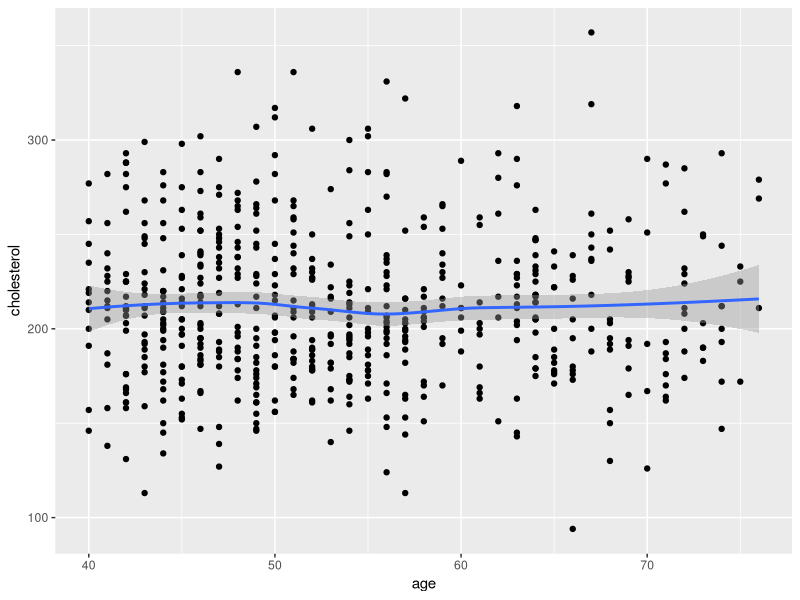
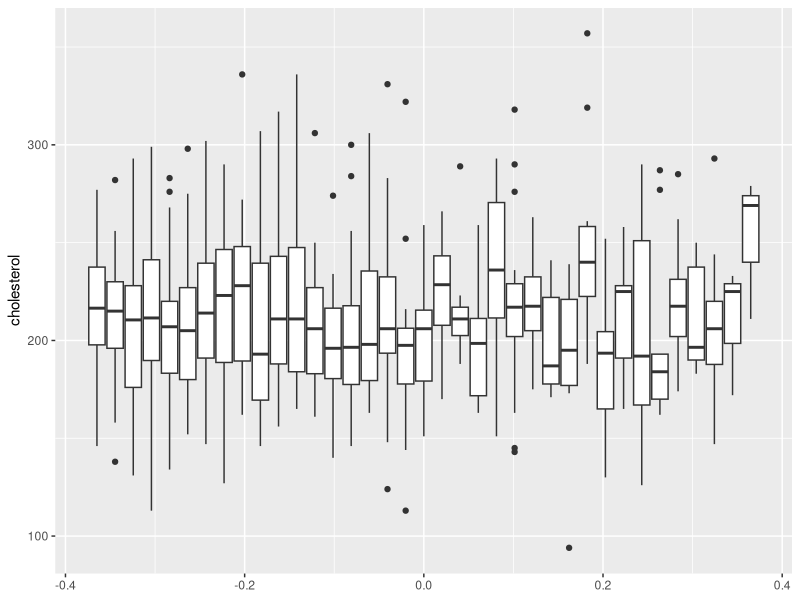
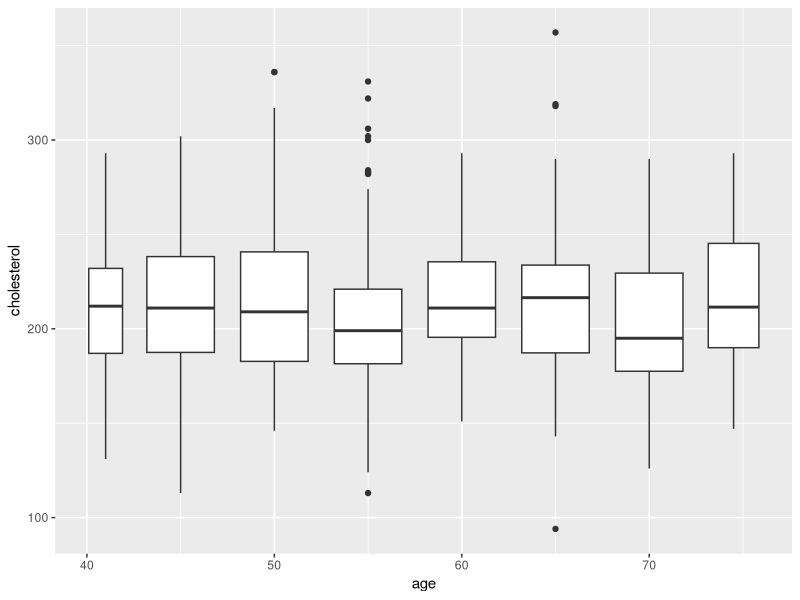
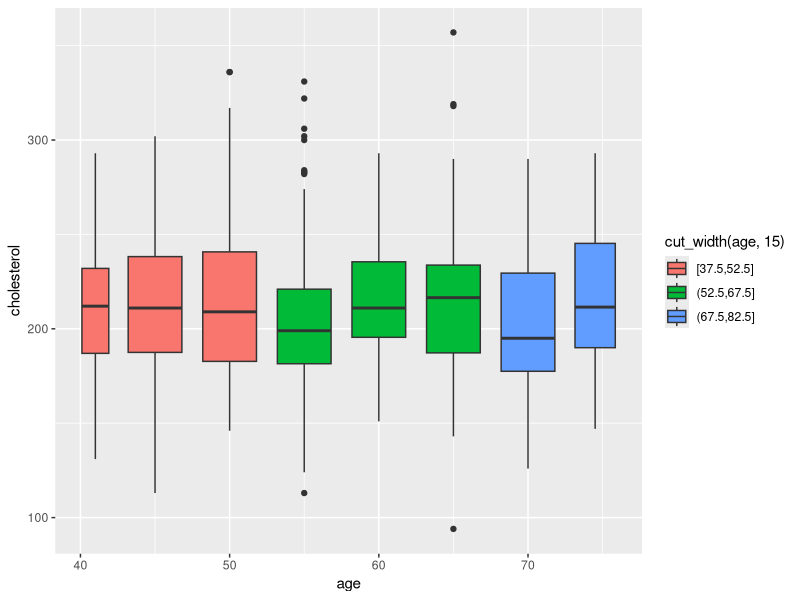

Here is the R script that generated these plots, in order:
## ---- chunk 1
knitr::opts_chunk$set(echo = FALSE)
## ---- chunk 2
library(ggplot2)
data = read.csv("evans.csv",header = T)
  
# Box plot
ggplot(data, aes(x=age, y=cholesterol)) +
  geom_point()+
  geom_smooth()
## ---- chunk 3
ggplot(data, aes(group = age, y=cholesterol)) +
  geom_boxplot()
## ---- chunk 4
ggplot(data, aes(x = age, group = cut_width(age,5), y=cholesterol)) +
  geom_boxplot()
## ---- chunk 5
ggplot(data, aes(age,group = cut_width(age,5), y=cholesterol,fill=cut_width(age,15))) +
  geom_boxplot()
  
